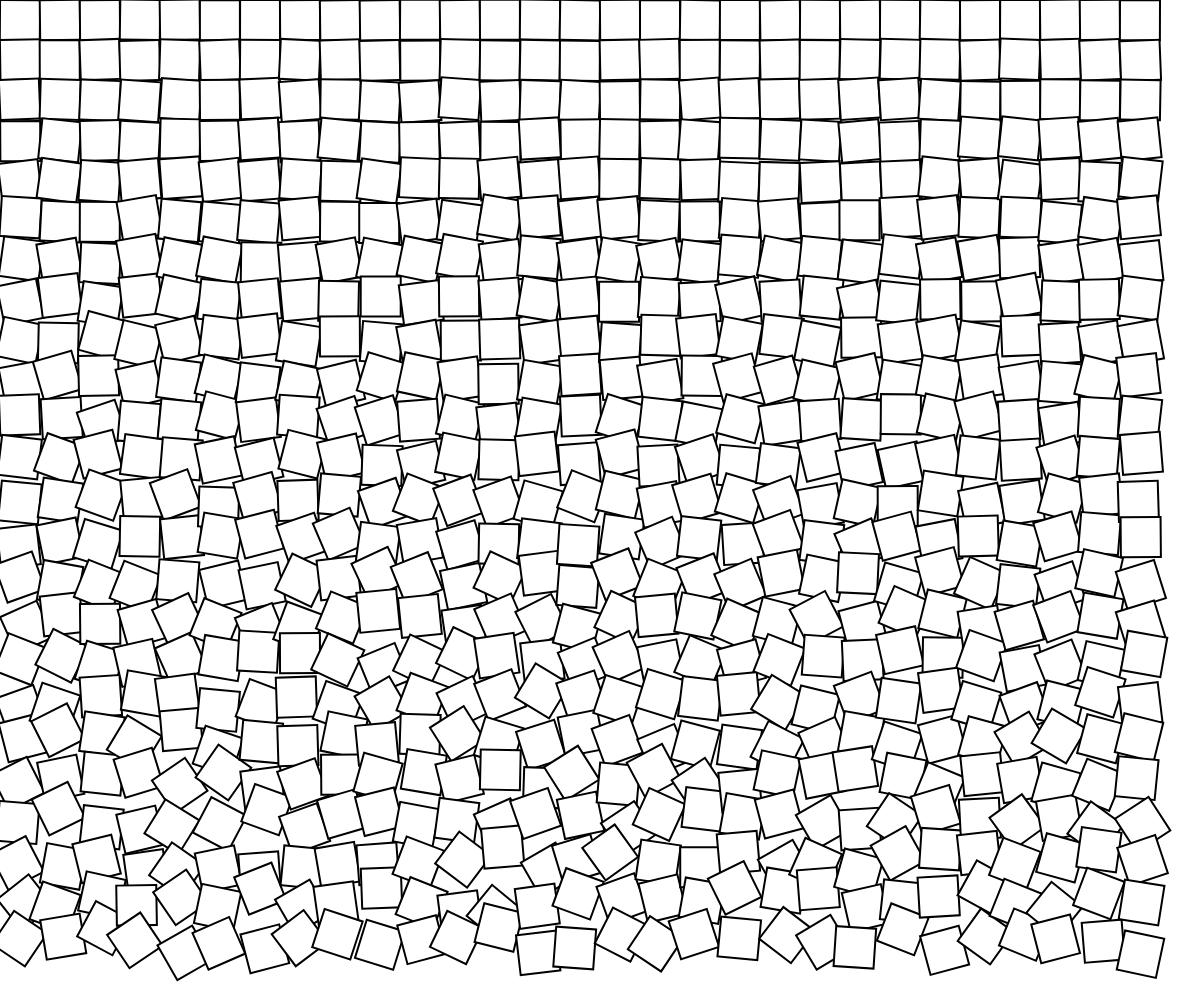
Frame 1 (no input)
Frame 60 (no input): identical to frame 1, image omitted
Frame 120 (the mouse pressed at the canvas centre since frame 60): identical to frame 1, image omitted

The p5.js sketch that drew this single still picture (run headless with seeded random() and noise() and a simulated clock; from frame 60 on, the mouse is pressed at the canvas centre):

// p5.js sketch
// ── sketch.js
// Cubic Disarray Demo
// Rapheal
// Date
//
// Extra for Experts:
// - describe what you did to take this project "above and beyond"

let squareSize = 40;

function setup() {
  createCanvas(windowWidth, windowHeight);
  strokeWeight(2);
  rectMode(CENTER);
  drawRectangles(); // generate a single image
}

function drawRectangles(){
  for (let x = squareSize/2; x < width-squareSize/2; x+= squareSize){
    for (let y = squareSize/2; y< height-squareSize/2; y+= squareSize){
      push();
      translate(x,y);
      let rAmount = map(y,0,height,0,45);
      rotate(radians(random(-rAmount,rAmount)));
      let offset = map(y,0,height,0,15);
      square(random(-offset,offset)/3,random(-offset,offset),squareSize);
      pop();
    }
  }
}

function draw() {
  // background(220);
}
